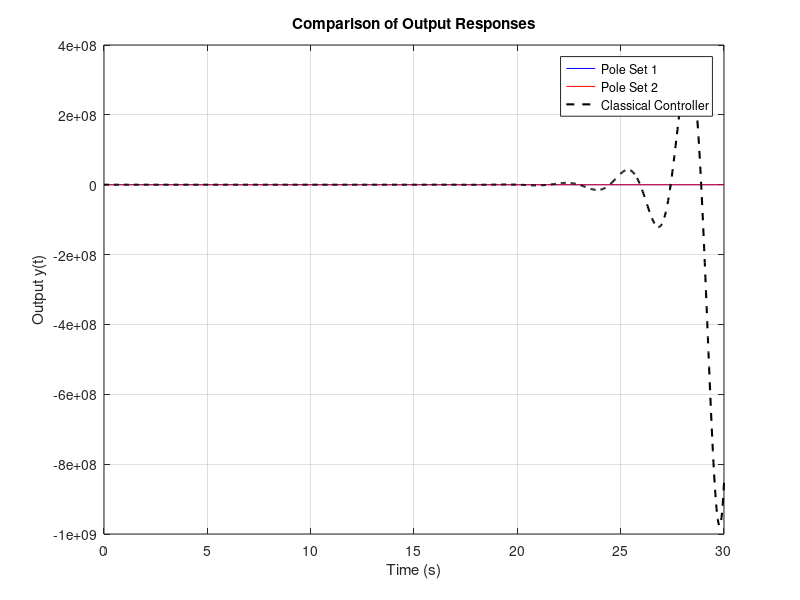
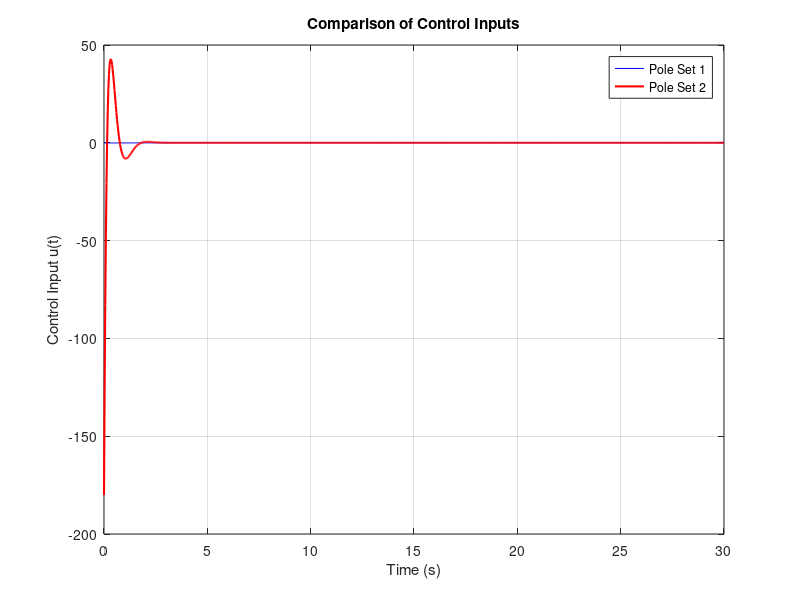
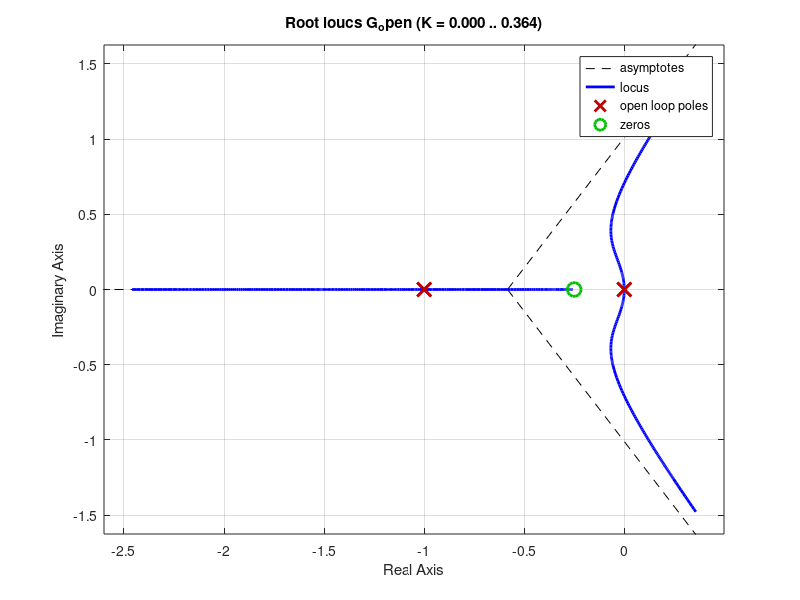
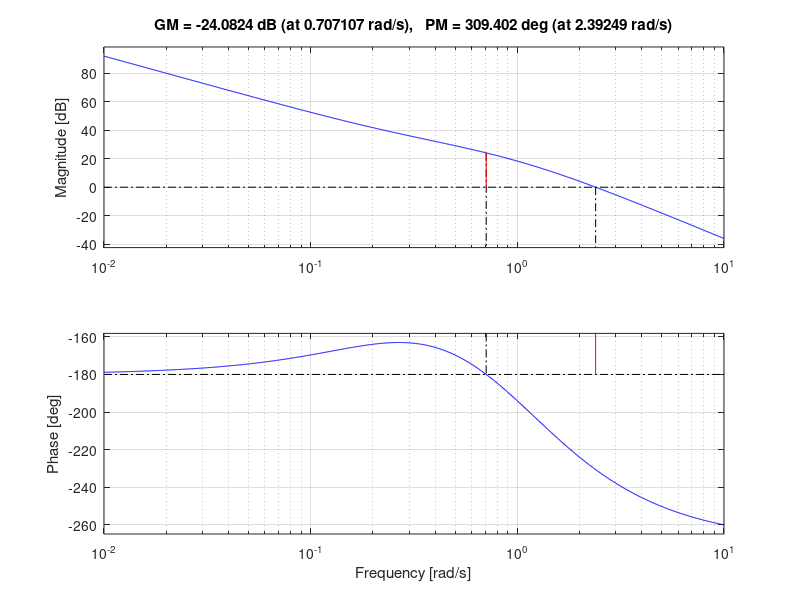

These figures' MATLAB source, in order: (Note: this script raises an error after producing the figures.)
% Robotic Car with Trailers - Full State Feedback Control

clc; clear; close all;

%% Parameters and System Definition
a = 1.0;

A = [ 0   0   0   0;
      a  -a   0   0;
      0   a  -a   0;
      a   0   0   0 ];

B = [a; 0; 0; 0];
C = [0 -1 -1 1];
D = 0;

fast_poles = [-5, -2, -3 + 3j, -3 - 3j];
K_fast = place(A, B, fast_poles)
Kf_fast = 1 / (C * inv(A - B * K_fast) * B)


%% Confirm Controllability (Matrix + PBH)
ctrb_matrix = ctrb(A, B);
assert(rank(ctrb_matrix) == size(A, 1), 'System is not controllable using the controllability matrix.');

eigA = eig(A);
for i = 1:length(eigA)
    lambda = eigA(i);
    M = [lambda * eye(size(A)) - A, B];
    assert(rank(M) == size(A, 1), 'PBH test failed at eigenvalue %.2f', lambda);
end

%% Time and Input
Tmax = 30;
t = linspace(0, Tmax, 1000)';
y_d = ones(size(t));

%% Pole Set 1 (Slower response)
poles1 = [-0.2 + 0.3i, -0.2 - 0.3i, -0.9, -1.1];
K1 = place(A, B, poles1);
KF1 = 1 / (C * ((A - B*K1) \ B));

sys1 = ss(A - B*K1, B*KF1, C, D);
[y1, ~, x1] = lsim(sys1, y_d, t);
u1 = KF1 * y_d - x1 * K1';

%% Pole Set 2 (Faster response)
poles2 = [-5, -2, -3 + 3i, -3 - 3i];
K2 = place(A, B, poles2);
KF2 = 1 / (C * ((A - B*K2) \ B));

sys2 = ss(A - B*K2, B*KF2, C, D);
[y2, ~, x2] = lsim(sys2, y_d, t);
u2 = KF2 * y_d - x2 * K2';

%% Classical Controller (from last week)
Kc = 4;
Tc = 4;
G = tf(1, [1 2 1 0 0]);
Cc = Kc * tf([Tc 1], [1]);
G_open = Cc * G;
G_cl = feedback(G_open, 1);
[y_classical, t_classical] = step(G_cl, t);

%% Plot: Output Comparison
figure;
plot(t, y1, 'b', t, y2, 'r', t_classical, y_classical, 'k--', 'LineWidth', 1.5);
xlabel('Time (s)'); ylabel('Output y(t)');
title('Comparison of Output Responses');
legend('Pole Set 1', 'Pole Set 2', 'Classical Controller');
grid on;

%% Plot: Control Comparison
figure;
plot(t, u1, 'b', t, u2, 'r', 'LineWidth', 1.5);
xlabel('Time (s)'); ylabel('Control Input u(t)');
title('Comparison of Control Inputs');
legend('Pole Set 1', 'Pole Set 2');
grid on;

%% Root Locus and Bode Plot for Classical Controller
figure;
rlocus(G_open);

figure;
margin(G_open);   
[GM, PM, wcg, wcp] = margin(L);
grid on;



%% output hw8 vs output hw9
% slow part

Kf = 0.1287;
%output_signal_slow = out.output;
%output_classical = out.classical;
%input_signal_slow = out.input;
%input_classical = out.classicalinput;
T = 50;
dt = 0.01;
t = 0:dt:T;

figure
% --- Left: Output comparison ---
subplot(1, 2, 1)
plot(t, output_classical, 'b', 'LineWidth', 1.6)
hold on
plot(t, output_signal_slow, 'r', 'LineWidth', 1.6)
grid on
title('System Output y(t)')
xlabel('Time (s)')
ylabel('Output y')
legend('HW8: Classical', 'HW9: State-Feedback')
xlim([0, 40])

% --- Right: Input comparison ---
subplot(1, 2, 2)
plot(t, input_classical, 'b', 'LineWidth', 1.6)
hold on
plot(t, input_signal_slow, 'r', 'LineWidth', 1.6)
grid on
title('Control Input u(t)')
xlabel('Time (s)')
ylabel('Input u')
legend('HW8: Classical', 'HW9: State-Feedback')
ylim([-1.2, 1.2])
xlim([0, 10])


%% output hw8 vs output hw9 after optimizing:
% Output: HW8 vs HW9 (Fast Poles)
%output_signal_fast = out.output;
%input_signal_fast = out.input;

Kf = 180;
T = 50;
dt = 0.01;
t = 0:dt:T;

figure

% --- Left: Output comparison (fast poles) ---
subplot(1, 2, 1)
plot(t, output_classical, 'b', 'LineWidth', 1.6)
hold on
plot(t, output_signal_fast, 'r', 'LineWidth', 1.6)
grid on
title('System Output y(t)')
xlabel('Time (s)')
ylabel('Output y(t)')
legend('HW8: Classical', 'HW9: Fast State-Feedback')
xlim([0, 40])

% --- Right: Input comparison (fast poles) ---
subplot(1, 2, 2)
plot(t, input_classical, 'b', 'LineWidth', 1.6)
hold on
plot(t, input_signal_fast, 'r', 'LineWidth', 1.6)
grid on
title('Control Input u(t)')
xlabel('Time (s)')
ylabel('Control Input u(t)')
legend('HW8: Classical', 'HW9: Fast State-Feedback')
ylim([-3, 3])
xlim([0, 10])


